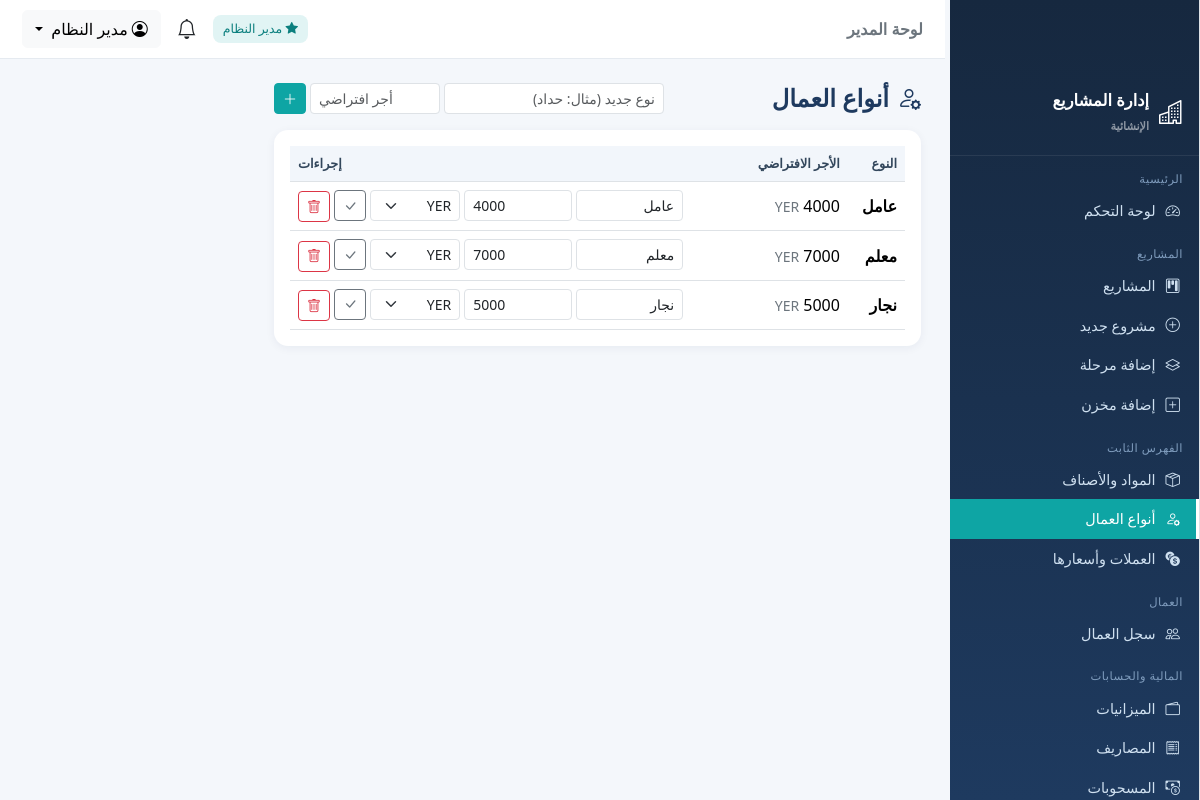
Screenshot of /worker-types (signed in) with the database file from the repository.
### tables this page shows
CREATE TABLE users (
  id INTEGER PRIMARY KEY AUTOINCREMENT,
  username VARCHAR(100) NOT NULL UNIQUE,
  password_hash VARCHAR(255) NOT NULL,
  full_name VARCHAR(200) NOT NULL,
  role TEXT NOT NULL DEFAULT 'supervisor',
  project_id INT DEFAULT NULL ,
  phone VARCHAR(50) DEFAULT NULL,
  is_active INTEGER DEFAULT 1,
  created_at TIMESTAMP DEFAULT CURRENT_TIMESTAMP,
  CONSTRAINT fk_user_project FOREIGN KEY (project_id) REFERENCES projects(id) ON DELETE SET NULL
);

CREATE TABLE worker_types (
  id INTEGER PRIMARY KEY AUTOINCREMENT,
  name_ar VARCHAR(100) NOT NULL UNIQUE,
  default_wage DECIMAL(18,3) DEFAULT 0,
  currency_id INT DEFAULT NULL,
  created_at TIMESTAMP DEFAULT CURRENT_TIMESTAMP,
  CONSTRAINT fk_wt_cur FOREIGN KEY (currency_id) REFERENCES currencies(id)
);

CREATE TABLE currencies (
  id INTEGER PRIMARY KEY AUTOINCREMENT,
  code VARCHAR(10) NOT NULL UNIQUE,
  name_ar VARCHAR(100) NOT NULL,
  rate_to_local DECIMAL(18,6) NOT NULL DEFAULT 1 ,
  is_local INTEGER NOT NULL DEFAULT 0,
  created_at TIMESTAMP DEFAULT CURRENT_TIMESTAMP
);

### catalog.py (the view)
@catalog_bp.route('/worker-types')
@require_roles('admin', 'supervisor')
def list_worker_types():
    rows = db_query(
        """SELECT wt.*, c.code AS cur_code FROM worker_types wt
           LEFT JOIN currencies c ON c.id=wt.currency_id ORDER BY wt.name_ar""")
    return render_template('worker_types/list.html', items=rows)

### app.py (called while the page is built)
@app.context_processor
def inject_globals():
    u = g.get('current_user')
    unread = 0
    if u:
        unread = db.db_query("SELECT COUNT(*) AS c FROM notifications WHERE user_id=%s AND is_read=0",
                             (u['id'],), one=True)['c']
    return {
        'cur_user': u,
        'is_admin': is_admin(),
        'scope_pid': scope_project_id(),
        'unread_count': unread,
        'today': date.today(),
        'money': db.money,
        'cur_name': lambda cid: (db.cur_by_id(cid) or {}).get('name_ar', ''),
        'cur_code': lambda cid: (db.cur_by_id(cid) or {}).get('code', ''),
        'APP_NAME': 'نظام إدارة المشاريع الإنشائية',
    }

### auth.py (called while the page is built)
def current_user():
    uid = session.get('user_id')
    if not uid:
        return None
    return db_query("SELECT * FROM users WHERE id=%s", (uid,), one=True)

@auth_bp.before_app_request
def load_user():
    g.current_user = current_user()

def require_login(fn):
    @wraps(fn)
    def wrapper(*args, **kwargs):
        if not session.get('user_id'):
            return redirect(url_for('auth.login', next=request.path))
        return fn(*args, **kwargs)
    return wrapper

def require_roles(*roles):
    def deco(fn):
        @wraps(fn)
        @require_login
        def wrapper(*args, **kwargs):
            u = g.get('current_user')
            if not u or u['role'] not in roles:
                flash('ليست لديك صلاحية الوصول إلى هذه الصفحة', 'warning')
                return redirect(url_for('dashboard.index'))
            return fn(*args, **kwargs)
        return wrapper
    return deco

def is_admin():
    u = g.get('current_user')
    return bool(u and u['role'] == 'admin')

def scope_project_id():
    u = g.get('current_user')
    if not u or u['role'] == 'admin':
        return None
    return u['project_id']

### db.py (called while the page is built)
def _translate_sql(sql):
    out, i, n = [], 0, len(sql)
    in_str, quote = False, None
    while i < n:
        ch = sql[i]
        if in_str:
            out.append(ch)
            if ch == quote:
                in_str = False
            i += 1; continue
        if ch in ("'", '"'):
            in_str = True; quote = ch; out.append(ch); i += 1; continue
        if ch == '%' and i + 1 < n and sql[i + 1] == 's':
            out.append('?'); i += 2; continue
        out.append(ch); i += 1
    text = ''.join(out)
    text = re.sub(r"(\w+)\s*<=>\s*\?",
                  r"(\1 IS ? OR (\1 IS NULL AND ? IS NULL))",
                  text)
    return text

### templates/worker_types/list.html (shortened to what this page needs)
{% extends 'base.html' %}
{% block content %}
<div class="d-flex justify-content-between align-items-center mb-3 flex-wrap gap-2">
  <h4 class="page-title mb-0"><i class="bi bi-person-gear me-2"></i>أنواع العمال</h4>
  <form method="post" action="{{ url_for('catalog.add_worker_type') }}" class="d-flex gap-1">
    <input class="form-control form-control-sm" name="name_ar" placeholder="نوع جديد (مثال: حداد)" required>
    <input type="number" step="any" class="form-control form-control-sm" name="default_wage" placeholder="أجر افتراضي" style="max-width:130px">
    <button class="btn btn-sm btn-primary"><i class="bi bi-plus-lg"></i></button>
  </form>
</div>
<div class="card p-3">
  <table class="table table-hover align-middle mb-0">
    <thead><tr><th>النوع</th><th>الأجر الافتراضي</th><th class="text-end">إجراءات</th></tr></thead>
    <tbody>
    {% for t in items %}
      <tr>
        <td class="fw-semibold">{{ t.name_ar }}</td>
        <td>{{ t.default_wage }} <small class="text-secondary">{{ t.cur_code }}</small></td>
        <td class="text-end">
          <form method="post" action="{{ url_for('catalog.edit_worker_type', tid=t.id) }}" class="d-inline-flex gap-1">
            <input class="form-control form-control-sm" name="name_ar" value="{{ t.name_ar }}" style="max-width:120px">
            <input class="form-control form-control-sm" type="number" step="any" name="default_wage" value="{{ t.default_wage }}" style="max-width:110px">
            <select class="form-select form-select-sm" name="currency_id" style="max-width:90px">
              {% for c in [{'id':1,'code':'YER'},{'id':2,'code':'SAR'},{'id':3,'code':'USD'}] %}
              <option value="{{ c.id }}" {{ 'selected' if t.currency_id==c.id }}>{{ c.code }}</option>{% endfor %}
            </select>
            <button class="btn btn-sm btn-outline-secondary"><i class="bi bi-check-lg"></i></button>
          </form>
          {% if is_admin %}
          <form class="d-inline" method="post" action="{{ url_for('catalog.delete_worker_type', tid=t.id) }}" onsubmit="return confirm('حذف النوع؟')">
            <button class="btn btn-sm btn-outline-danger"><i class="bi bi-trash"></i></button>
          </form>
          {% endif %}
        </td>
      </tr>
    {% else %}<tr><td colspan="3" class="text-center text-secondary py-4">لا توجد أنواع</td></tr>{% endfor %}
    </tbody>
  </table>
</div>
{% endblock %}

### templates/base.html (shortened to what this page needs)
{% set role = cur_user.role if cur_user else '' %}
<!doctype html>
<html lang="ar" dir="rtl">
<head>
  <link href="https://cdn.jsdelivr.net/npm/bootstrap@5.3.3/dist/css/bootstrap.rtl.min.css" rel="stylesheet">
  <link href="https://cdn.jsdelivr.net/npm/bootstrap-icons@1.11.3/font/bootstrap-icons.min.css" rel="stylesheet">
</head>
<body>
  {% if cur_user %}
  <div id="wrapper" class="d-flex">
    <aside class="sidebar" id="sidebar">
      <div class="brand"><i class="bi bi-buildings fs-4"></i><span>إدارة المشاريع<br><small class="text-white-50"
            style="font-size:.7rem">الإنشائية</small></span></div>
      <div class="nav-section">الرئيسية</div>
      <a class="nav-item {{ 'active' if request.endpoint=='dashboard.index' }}"
        href="{{ url_for('dashboard.index') }}"><i class="bi bi-speedometer2"></i> لوحة التحكم</a>
      <div class="nav-section">المشاريع</div>
      <a class="nav-item {{ 'active' if request.endpoint in ['projects.list_projects','projects.view_project','projects.add_project','projects.edit_project'] }}"
        href="{{ url_for('projects.list_projects') }}"><i class="bi bi-kanban"></i> المشاريع</a>
      {% if is_admin %}
      <a class="nav-item" href="{{ url_for('projects.add_project') }}"><i class="bi bi-plus-circle"></i> مشروع جديد</a>
      <a class="nav-item" href="{{ url_for('projects.add_phase') }}"><i class="bi bi-layers"></i> إضافة مرحلة</a>
      {% endif %}
      <a class="nav-item" href="{{ url_for('projects.add_warehouse') }}"><i class="bi bi-plus-square"></i> إضافة
        مخزن</a>
      <div class="nav-section">الفهرس الثابت</div>
      <a class="nav-item {{ 'active' if request.endpoint.startswith('catalog.list_materials') }}"
        href="{{ url_for('catalog.list_materials') }}"><i class="bi bi-box-seam"></i> المواد والأصناف</a>
      <a class="nav-item {{ 'active' if request.endpoint.startswith('catalog.list_worker_types') }}"
        href="{{ url_for('catalog.list_worker_types') }}"><i class="bi bi-person-gear"></i> أنواع العمال</a>
      {% if is_admin %}
      <a class="nav-item {{ 'active' if request.endpoint.startswith('catalog.list_currencies') }}"
        href="{{ url_for('catalog.list_currencies') }}"><i class="bi bi-currency-exchange"></i> العملات وأسعارها</a>
      {% endif %}
      <div class="nav-section">العمال</div>
      <a class="nav-item {{ 'active' if request.endpoint.startswith('workers.') }}"
        href="{{ url_for('workers.list_workers') }}"><i class="bi bi-people"></i> سجل العمال</a>
      <div class="nav-section">المالية والحسابات</div>
      <a class="nav-item {{ 'active' if request.endpoint.startswith('finance.list_budgets') }}"
        href="{{ url_for('finance.list_budgets') }}"><i class="bi bi-wallet2"></i> الميزانيات</a>
      <a class="nav-item {{ 'active' if request.endpoint.startswith('finance.list_expenses') }}"
        href="{{ url_for('finance.list_expenses') }}"><i class="bi bi-receipt"></i> المصاريف</a>
      <a class="nav-item {{ 'active' if request.endpoint.startswith('finance.list_withdrawals') }}"
        href="{{ url_for('finance.list_withdrawals') }}"><i class="bi bi-cash-coin"></i> المسحوبات</a>
    </aside>
    <div class="flex-grow-1 main-wrap">
      <nav class="topbar">
        <div>
          <span class="fw-bold text-secondary">{{ 'لوحة المدير' if is_admin else 'لوحة المشرف' }}</span>
        </div>
        <div class="d-flex align-items-center gap-3">
          {% if is_admin %}<span class="badge-soft"><i class="bi bi-star-fill"></i> مدير النظام</span>{% endif %}
          <a class="position-relative text-dark text-decoration-none"
            href="{{ url_for('notifications.list_notifications') }}" title="الإشعارات">
            <i class="bi bi-bell fs-5"></i>
          </a>
          <div class="dropdown">
            <button class="btn btn-light dropdown-toggle" data-bs-toggle="dropdown">
              <i class="bi bi-person-circle me-1"></i>{{ cur_user.full_name }}
            </button>
          </div>
        </div>
      </nav>
      <main class="container-fluid p-4">
        {% block content %}{% endblock %}
      </main>
    </div>
  </div>
  {% else %}
  {% block auth_content %}{% endblock %}
  {% endif %}
</body>
</html>

### templates/base.html (style rules this page uses)
.sidebar { position: fixed !important; top: 0 !important; left: 0 !important; bottom: 0 !important; width: 250px !important; height: 100vh !important; overflow-y: auto !important; background-color: #f8f9fa !important; border-right: 1px solid #dee2e6 !important; padding-top: 70px !important; z-index: 1000 !important; scrollbar-width: thin; scrollbar-color: #c1c1c1 transparent; }
main { margin-left: 250px !important; width: calc(100% - 250px) !important; max-width: calc(100% - 250px) !important; flex: 0 0 auto !important; padding-top: 20px !important; }
:root { --primary: #1e3a5f; --accent: #0ea5a4; --light: #f4f7fb; --sidebar-w: 255px; }
* { font-family: "Segoe UI", Tahoma, Arial, sans-serif; }
body { background: var(--light); }
#wrapper { min-height: 100vh; }
.sidebar { width: var(--sidebar-w); background: linear-gradient(180deg, #16283f, #1e3a5f); min-height: 100vh; position: fixed; right: 0; top: 0; z-index: 1040; color: #cfe0f0; transition: .25s; overflow-y: auto; }
.sidebar .brand { display: flex; align-items: center; gap: 10px; padding: 18px 16px; border-bottom: 1px solid rgba(255, 255, 255, .08); color: #fff; font-weight: 700; font-size: 1.02rem; }
.sidebar .nav-section { font-size: .72rem; color: #7f9cbd; padding: 14px 16px 4px; letter-spacing: .5px; }
.sidebar a.nav-item { display: flex; align-items: center; gap: 10px; padding: 9px 16px; color: #cfe0f0; text-decoration: none; font-size: .9rem; border-right: 3px solid transparent; }
.sidebar a.nav-item.active { background: var(--accent); color: #fff; border-right-color: #fff; }
.topbar { background: #fff; border-bottom: 1px solid #e5eaf0; padding: 10px 22px; display: flex; align-items: center; justify-content: space-between; position: sticky; top: 0; z-index: 1030; }
.main-wrap { margin-right: var(--sidebar-w); }
.card { border: 0; border-radius: 14px; box-shadow: 0 2px 10px rgba(20, 40, 80, .06); }
.badge-soft { background: rgba(14, 165, 164, .12); color: #0b7f7e; padding: 5px 10px; border-radius: 8px; font-size: .78rem; }
.table thead th { background: #f2f6fb; color: #33475c; font-size: .8rem; white-space: nowrap; }
.table td { vertical-align: middle; }
.page-title { font-weight: 700; color: var(--primary); }
.btn-primary { background: var(--accent); border-color: var(--accent); }

### rows the page displays
users: full_name "مدير النظام"
worker_types: name_ar "عامل", default_wage "4000", cur_code "YER"
worker_types: name_ar "معلم", cur_code "YER", default_wage "7000"
worker_types: name_ar "نجار", cur_code "YER", default_wage "5000"

### other values shown
{{ 'لوحة المدير' if is_admin else 'لوحة المشرف' }} "لوحة المدير"
form field currency_id "YER"
